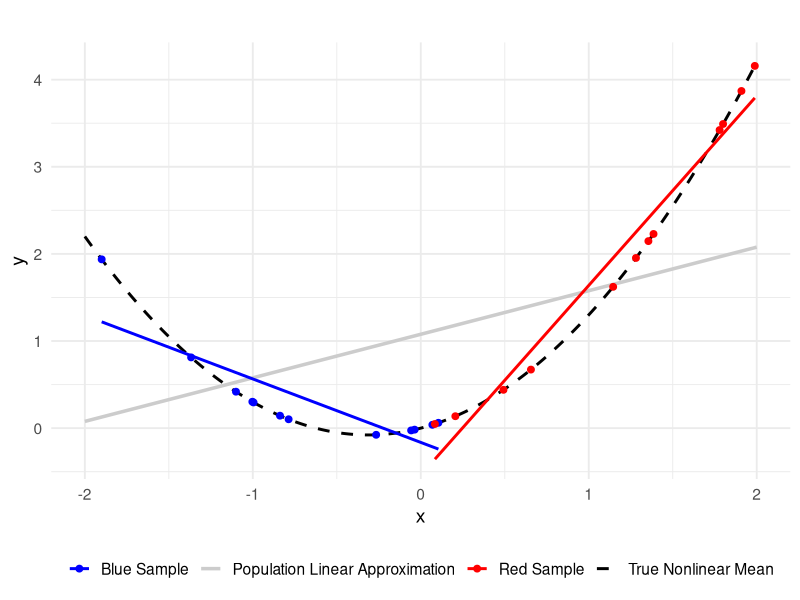

The R source for this figure:
library(ggplot2)

set.seed(123)

f <- function(x) {
  0.5 * x + 0.8 * x^2
}

x_pop <- seq(-2, 2, length.out = 200)
y_pop <- f(x_pop)
pop_data <- data.frame(x = x_pop, y = y_pop)

x_blue <- runif(12, -2, 0.2)
y_blue <- f(x_blue) 
blue_data <- data.frame(x = x_blue, y = y_blue, group = "Blue Sample")

x_red <- runif(12, 0, 2)
y_red <- f(x_red) 
red_data <- data.frame(x = x_red, y = y_red, group = "Red Sample")

lm_pop  <- lm(y ~ x, data = pop_data)

pop_data$y_lin <- predict(lm_pop, newdata = pop_data)
pop_data$group_curve <- "True Nonlinear Mean"
pop_data$group_lin   <- "Population Linear Approximation"

RandomX <- ggplot() +
  # True non-linear
  geom_line(data = pop_data,
            aes(x, y, color = "True Nonlinear Mean"),
            linetype = "dashed", size = 1) +
  
  # Linear Population-Approximation 
  geom_line(data = pop_data,
            aes(x, y_lin, color = "Population Linear Approximation"),
            size = 1.2) +
  
  # Blue sample + Regression
  geom_point(data = blue_data,
             aes(x, y, color = "Blue Sample"), size = 2) +
  geom_smooth(data = blue_data,
              aes(x, y, color = "Blue Sample"),
              method = "lm", se = FALSE, size = 1) +
  
  # Red sample + Regression
  geom_point(data = red_data,
             aes(x, y, color = "Red Sample"), size = 2) +
  geom_smooth(data = red_data,
              aes(x, y, color = "Red Sample"),
              method = "lm", se = FALSE, size = 1) +
  
  scale_color_manual(
    name = NULL,  
    values = c(
      "Blue Sample" = "blue",
      "Red Sample" = "red",
      "True Nonlinear Mean" = "black",
      "Population Linear Approximation" = "gray80"
    )
  ) + labs(
    title = "",
    x = "x",
    y = "y"
  ) +theme_minimal(base_size = 14)+
  theme(legend.position = "bottom") +
  guides(color = guide_legend(nrow = 1))

ggsave("plot_RandomX_Appendix.png", 
       plot = RandomX, 
       dpi = 900, width = 8, height = 6, units = "in")
